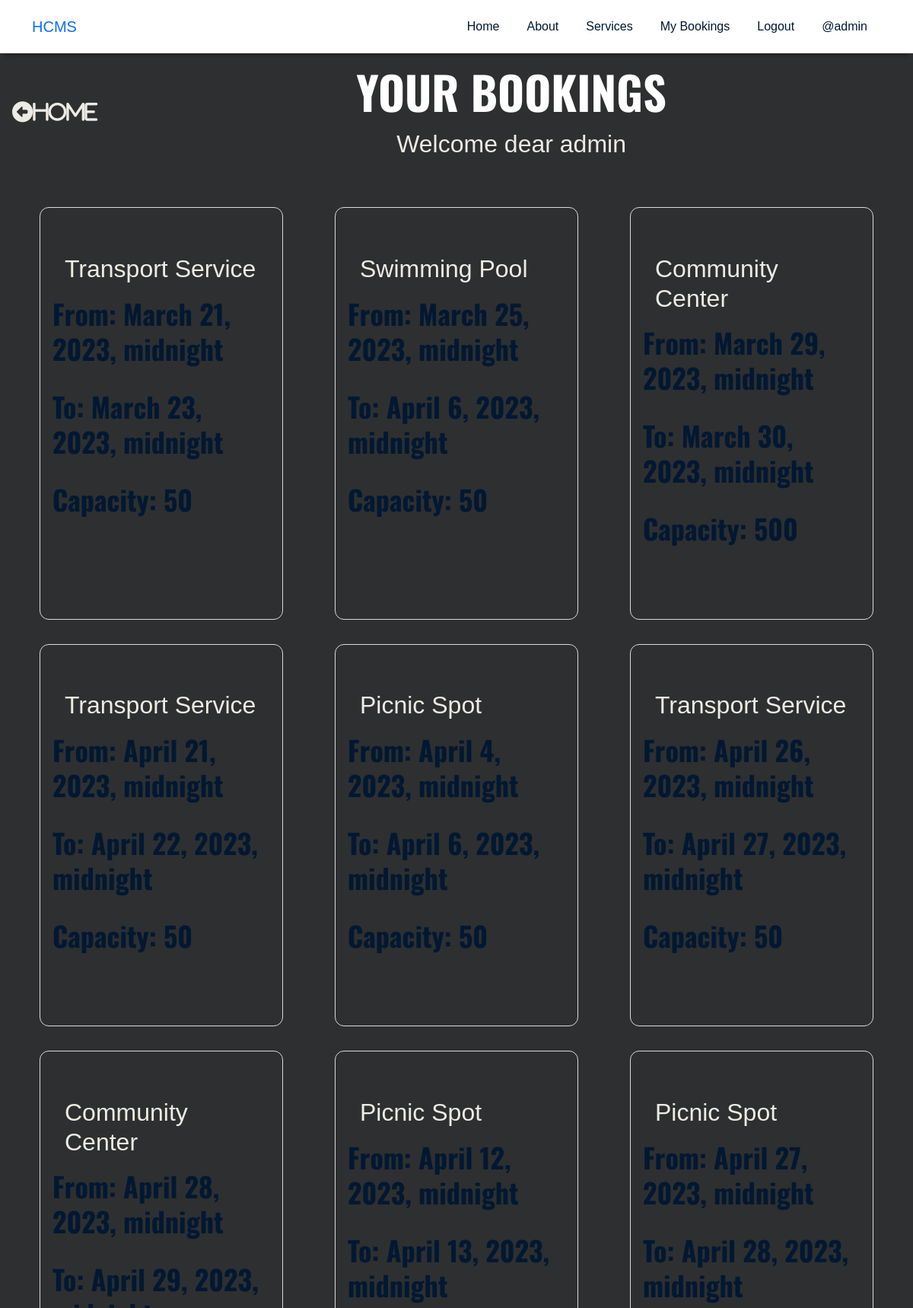
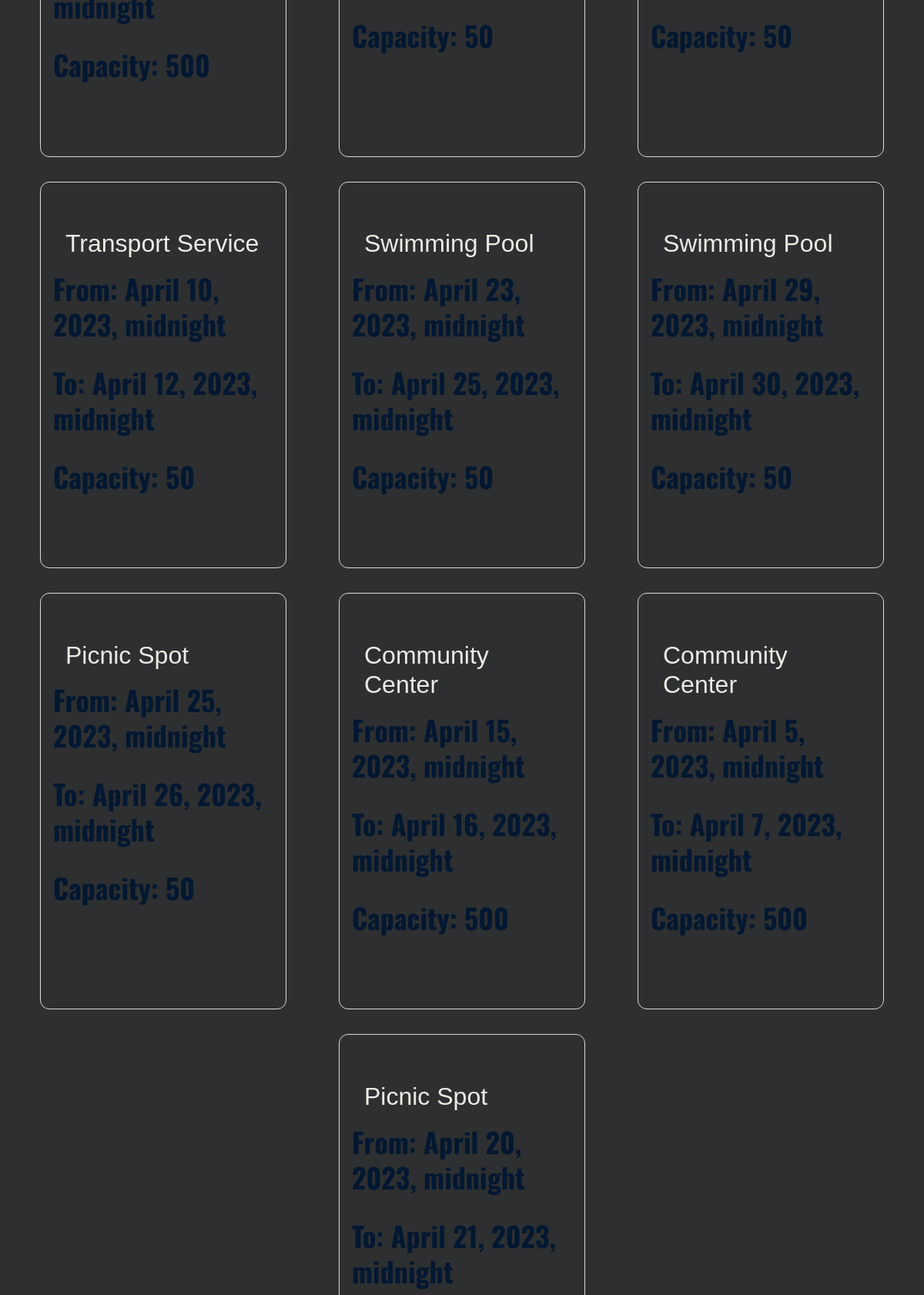
Screenshot of /booking_list/ (signed in, upper part) with the database file from the repository (2 pictures, top to bottom).
### house/models.py (models this page shows, shortened)
class Booking(models.Model):
    user = models.ForeignKey(settings.AUTH_USER_MODEL, on_delete=models.CASCADE)
    service = models.ForeignKey(Service, on_delete=models.CASCADE)
    check_in = models.DateTimeField()
    check_out = models.DateTimeField()
    total_d = models.IntegerField(default=0)
    total_price = models.FloatField(default=0)
    def get_service_catagory(self):
        service_catagories = dict(self.service.SERVICE_CATAGORIES)
        service_catagory = service_catagories.get(self.service.catagory)
        return service_catagory
    def get_cancel_booking_url(self):
        return reverse_lazy('house:CancelBookingView', args=[self.pk, ])

class Service(models.Model):
    SERVICE_CATAGORIES = (
        ('Community Center', 'Community Center'),
        ('Picnic Spot', 'Picnic Spot'),
        ('Swimming Pool', 'Swimming Pool'),
        ('Transport Service', 'Transport Service'),
    )
    service_name = models.CharField(max_length=40, null=True)
    catagory = models.CharField(max_length=25, choices=SERVICE_CATAGORIES)
    capacity = models.IntegerField()

### house/views.py (the view)
# urls.py: path('booking_list/', BookingListView.as_view(), name='BookingListView'),
class BookingListView(LoginRequiredMixin, ListView):
    model = Booking
    template_name = "booking_list_view.html"
    def get_queryset(self, *args, **kwargs):
        if self.request.user.is_staff:
            booking_list = Booking.objects.all()
            return booking_list
        else:
            booking_list = Booking.objects.filter(user=self.request.user)
            return booking_list

### house/templates/booking_list_view.html (shortened to what this page needs)
{% extends "navber.html" %}
{% block content %}
{% load static %}
<!DOCTYPE html>
<html lang="en">
<head>
    <link rel="stylesheet" href="{% static 'house/css/booking_list_view.css' %}">
</head>
<body>
    <div class="content">
        <div class="header">
            <div class="headings">
                <h1>Your Bookings</h1>
                <h2>Welcome dear {{user}}</h2>
            </div>
            <div class="home">
                <div class="home">
                    <a href="{% url 'house:ServiceListView' %}"><i class="fas fa-arrow-alt-circle-left">Home</i></a>
                </div>
            </div>
        </div>
        <div class="bookings">
            {% for booking in booking_list %}
            <div class="booking">
                <div class="category">
                    <h2>{{booking.get_service_catagory}}</h2>
                </div>
                <div class="from">
                    <h3>From: {{booking.check_in}}</h3>
                </div>
                <div class="to">
                    <h3>To: {{booking.check_out}}</h3>
                </div>
                <div class="capacity">
                    <h3>Capacity: {{booking.service.capacity}}</h3>
                </div>
                <div class="cancel"></div>
            </div>
            {% endfor %}
        </div>
</body>
</html>
{%endblock%}

### house/templates/navber.html (shortened to what this page needs)
{% load static %}
<!DOCTYPE html>
<html lang="en">
<head>
        <link rel="stylesheet" href="https://cdnjs.cloudflare.com/ajax/libs/twitter-bootstrap/5.1.0/css/bootstrap.min.css">
        <link rel="stylesheet" href="https://cdnjs.cloudflare.com/ajax/libs/font-awesome/5.15.4/css/all.min.css">
        <link rel="stylesheet" href="https://unpkg.com/swiper/swiper-bundle.min.css">
        <link rel="stylesheet" href="{% static 'house/css/style.css' %}">
        <link rel="stylesheet" href="{% static 'house/css/responsive-style.css' %}">
</head>
<body>
    <header class="header_wrapper">
        <nav class="navbar navbar-expand-lg">
            <div class="container">
                <a class="navbar-brand" href="#">
                    HCMS
                </a>
                <div class="collapse navbar-collapse justify-content-end" id="navbarNav">
                    <ul class="navbar-nav menu-navbar-nav">
                        <li class="nav-item">
                            <a class="nav-link" aria-current="page" href="{% url 'house:home' %}">Home</a>
                        </li>
                        <li class="nav-item">
                            <a class="nav-link" href="#about">About</a>
                        </li>
                        {% if request.user.is_authenticated %}
                        <li class="nav-item">
                            <a class="nav-link" href="{% url 'house:ServiceListView' %}">Services</a>
                        </li>
                        <li class="nav-item">
                            <a class="nav-link" href="{% url 'house:BookingListView' %}">My Bookings</a>
                        </li>
                        <li class="nav-item">
                            <a class="nav-link" href="{% url 'house:logout' %}">Logout</a>
                        </li>
                        <li class="nav-item">
                            <a class="nav-link" href="#">@{{user}}</a>
                        </li>
                        {% endif %}
                    </ul>
                </div>
            </div>
        </nav>
    </header>
</body>
</html>
{% block content %}
{% endblock %}

### house/static/house/css/style.css (style rules this page uses)
* { box-sizing: border-box; margin: 0; padding: 0; }
:root { --primary-color: #021832; --secondary-color: #caa169; --bg-color: #f4f4f4; --bg-white: #fff; --bg-black: #000; --primary-font: 'Poppins', sans-serif; --secondary-font: 'Oswald', sans-serif; --primary-text: #021832; --secondary-text: #caa169; --text-white: #fff; --text-black: #151515; --text-gray: #e4e4e4; }
body { font-family: var(--primary-font); background-color: var(--bg-white); }
a { text-decoration: none; }
h1 { font-size: 3.75rem; line-height: 4.25rem; font-weight: 700; color: var(--text-white); margin-bottom: 1.25rem; text-transform: uppercase; font-family: var(--secondary-font); }
h3 { margin-bottom: 1.875rem; line-height: 2.875rem; font-weight: 700; font-size: 2.25rem; color: var(--primary-text); font-family: var(--secondary-font); }
.header_wrapper .navbar { padding: .9375rem 0; background-color: var(--bg-white); -webkit-box-shadow: 0 .5rem .375rem -0.375rem rgb(0 0 0 / 40%); box-shadow: 0 .5rem .375rem -0.375rem rgb(0 0 0 / 40%); -webkit-transition: background 0s ease-in-out 0s, margin-top 0s ease-in-out 0s, opacity 0s ease-in-out 0s; transition: background 0s ease-in-out 0s, margin-top 0s ease-in-out 0s, opacity 0s ease-in-out 0s; }
.header_wrapper .nav-item { margin: 0 .625rem; }
.header_wrapper .nav-item .nav-link { font-size: 1rem; font-weight: 500; color: var(--primary-text); display: inline-block; }

### house/static/house/css/booking_list_view.css (style rules this page uses)
* { padding:0; margin:0; box-sizing: border-box; }
body { font-family: sans-serif; background-color: rgb(46, 47, 48); color: rgb(236, 235, 228); line-height: 1.5; font-size: 1.2rem; text-align: center; }
.content { display: flex; flex-direction: column; }
.header { flex: 1; display: flex; flex-flow: row-reverse wrap; justify-content: space-evenly; align-items: center; }
.headings { flex:1.5; }
.home { flex:0.1; }
.bookings { margin-top: 2rem; flex:1; display: flex; flex-direction: row; flex-wrap: wrap; justify-content: space-evenly; }
.booking { flex:1; max-width:20vw; min-width: 20rem; text-align: left; border: 1px solid #dbdbdb; padding:1rem; border-radius: 0.75rem; margin:1rem; }
a i { margin: 1rem; color:rgb(236, 235, 228); text-decoration: none; }
.home a i { font-size: 1.7rem; }
h1,h2 { margin:1rem; }

### rows the page displays
Booking: get_service_catagory "Transport Service", check_in "March 21, 2023, midnight", check_out "March 23, 2023, midnight", service.capacity "50"
Booking: get_service_catagory "Swimming Pool", check_in "March 25, 2023, midnight", check_out "April 6, 2023, midnight", service.capacity "50"
Booking: get_service_catagory "Community Center", check_in "March 29, 2023, midnight", check_out "March 30, 2023, midnight", service.capacity "500"
Booking: get_service_catagory "Transport Service", check_in "April 21, 2023, midnight", check_out "April 22, 2023, midnight", service.capacity "50"
Booking: get_service_catagory "Picnic Spot", check_in "April 4, 2023, midnight", check_out "April 6, 2023, midnight", service.capacity "50"
Booking: get_service_catagory "Transport Service", check_in "April 26, 2023, midnight", check_out "April 27, 2023, midnight", service.capacity "50"
Booking: get_service_catagory "Community Center", check_in "April 28, 2023, midnight", check_out "April 29, 2023, midnight", service.capacity "500"
Booking: get_service_catagory "Picnic Spot", check_in "April 12, 2023, midnight", check_out "April 13, 2023, midnight", service.capacity "50"
Booking: get_service_catagory "Picnic Spot", check_in "April 27, 2023, midnight", check_out "April 28, 2023, midnight", service.capacity "50"
Booking: get_service_catagory "Transport Service", check_in "April 10, 2023, midnight", check_out "April 12, 2023, midnight", service.capacity "50"
Booking: get_service_catagory "Swimming Pool", check_in "April 23, 2023, midnight", check_out "April 25, 2023, midnight", service.capacity "50"
Booking: get_service_catagory "Swimming Pool", check_in "April 29, 2023, midnight", check_out "April 30, 2023, midnight", service.capacity "50"
Booking: get_service_catagory "Picnic Spot", check_in "April 25, 2023, midnight", check_out "April 26, 2023, midnight", service.capacity "50"
Booking: get_service_catagory "Community Center", check_in "April 15, 2023, midnight", check_out "April 16, 2023, midnight", service.capacity "500"
Booking: get_service_catagory "Community Center", check_in "April 5, 2023, midnight", check_out "April 7, 2023, midnight", service.capacity "500"
Booking: get_service_catagory "Picnic Spot", check_in "April 20, 2023, midnight", check_out "April 21, 2023, midnight"

### other values shown
{{ user }} "admin"
